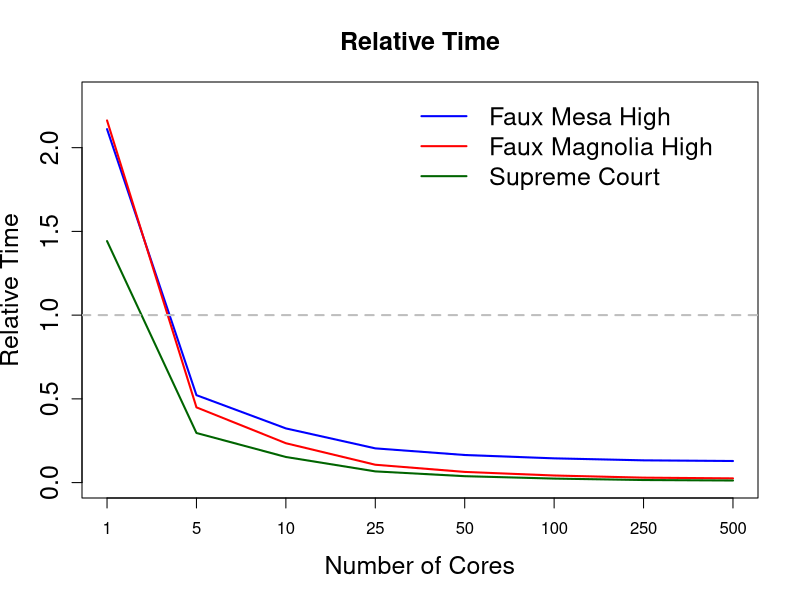
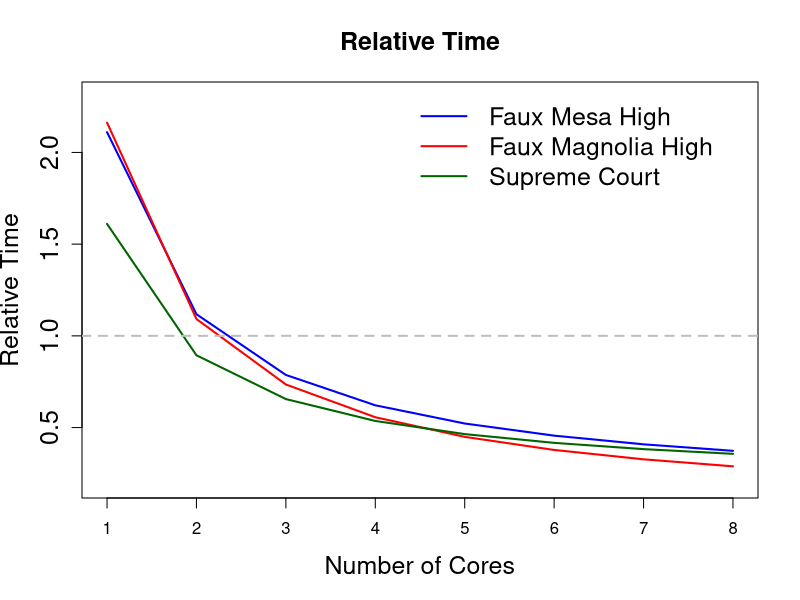

Source code (R) for these figures, in order:
# comparison plot MCMLE vs MPLE

# time in seconds

# mesa high

time.mple<- 0.05
time.mcmle<- 12.59
time.sim<- 1.573 # simulation time

# calculate bootMPLE time for 500 iterations and different number of cores (1, 5, 10, 25, 50, 100, 250, 500)

boot.mple.mesa<-c()
boot.mple.mesa[1]<- 500*time.mple/1 + time.sim
boot.mple.mesa[2]<- 500*time.mple/5 + time.sim
boot.mple.mesa[3]<- 500*time.mple/10 + time.sim
boot.mple.mesa[4]<- 500*time.mple/25 + time.sim
boot.mple.mesa[5]<- 500*time.mple/50 + time.sim
boot.mple.mesa[6]<- 500*time.mple/100 + time.sim
boot.mple.mesa[7]<- 500*time.mple/250 + time.sim
boot.mple.mesa[8]<- 500*time.mple/500 + time.sim

#relative time

rel.time.mesa<- boot.mple.mesa/time.mcmle

# magnolia high

time.mple<- 0.51
time.mcmle <- 119.07
time.sim<- 2.49 # simulation time

# calculate bootMPLE time for 500 iterations and different number of cores (1, 5, 10, 25, 50, 100, 250, 500)
boot.mple.magnolia<-c()
boot.mple.magnolia[1]<- 500*time.mple/1+ time.sim
boot.mple.magnolia[2]<- 500*time.mple/5+ time.sim
boot.mple.magnolia[3]<- 500*time.mple/10+ time.sim
boot.mple.magnolia[4]<- 500*time.mple/25+ time.sim
boot.mple.magnolia[5]<- 500*time.mple/50+ time.sim
boot.mple.magnolia[6]<- 500*time.mple/100+ time.sim
boot.mple.magnolia[7]<- 500*time.mple/250+ time.sim
boot.mple.magnolia[8]<- 500*time.mple/500+ time.sim

#relative time

rel.time.magnolia<- boot.mple.magnolia/time.mcmle


# relative time scnetwork

time.mple<- 3218
time.mcmle<- 1123200
time.sim <- 10800

# calculate bootMPLE time for 500 iterations and different number of cores (1, 5, 10, 25, 50, 100, 250, 500)
boot.mple.sc<-c()
boot.mple.sc[1]<- 500*time.mple/1 + time.sim
boot.mple.sc[2]<- 500*time.mple/5+ time.sim
boot.mple.sc[3]<- 500*time.mple/10+ time.sim
boot.mple.sc[4]<- 500*time.mple/25+ time.sim
boot.mple.sc[5]<- 500*time.mple/50+ time.sim
boot.mple.sc[6]<- 500*time.mple/100+ time.sim
boot.mple.sc[7]<- 500*time.mple/250+ time.sim
boot.mple.sc[8]<- 500*time.mple/500+ time.sim

#relative time

rel.time.sc<- boot.mple.sc/time.mcmle


# plot
plot(1:8, rel.time.mesa, main="Relative Time", xlab="Number of Cores", ylab="Relative Time", type="l", xaxt="n", 
     col="blue", lwd=2, cex.main=1.5, cex.axis=1.5, cex.lab=1.5, ylim=c(0,2.3))
axis(1, 1:8, label=c(1,5,10,25, 50,100,250,500))
lines(1:8, rel.time.magnolia, col="red", lwd=2)
lines(1:8, rel.time.sc, col="darkgreen", lwd=2)
abline(h=1,col="grey", lty=2, lwd=2)

legend("topright", inset=c(.05, .01), legend=c("Faux Mesa High","Faux Magnolia High", "Supreme Court"),lty = 1,lwd=2, col = c("blue", "red", "darkgreen"), cex=1.5, bty="n")


################################
## relative time less cores
#################################

# comparison plot MCMLE vs MPLE

# mesa high

time.mple<- 0.05
time.mcmle<- 12.59
time.sim<- 1.573 # simulation time

# calculate bootMPLE time for 500 iterations and different number of cores (1, 5, 10, 25, 50, 100, 250, 500)

boot.mple.mesa<-c()
boot.mple.mesa[1]<- 500*time.mple/1 + time.sim
boot.mple.mesa[2]<- 500*time.mple/2 + time.sim
boot.mple.mesa[3]<- 500*time.mple/3 + time.sim
boot.mple.mesa[4]<- 500*time.mple/4 + time.sim
boot.mple.mesa[5]<- 500*time.mple/5 + time.sim
boot.mple.mesa[6]<- 500*time.mple/6 + time.sim
boot.mple.mesa[7]<- 500*time.mple/7 + time.sim
boot.mple.mesa[8]<- 500*time.mple/8 + time.sim

#relative time

rel.time.mesa<- boot.mple.mesa/time.mcmle

# magnolia high

time.mple<- 0.51
time.mcmle <- 119.07
time.sim<- 2.49 # simulation time

# calculate bootMPLE time for 500 iterations and different number of cores (1, 5, 10, 25, 50, 100, 250, 500)
boot.mple.magnolia<-c()
boot.mple.magnolia[1]<- 500*time.mple/1+ time.sim
boot.mple.magnolia[2]<- 500*time.mple/2+ time.sim
boot.mple.magnolia[3]<- 500*time.mple/3+ time.sim
boot.mple.magnolia[4]<- 500*time.mple/4+ time.sim
boot.mple.magnolia[5]<- 500*time.mple/5+ time.sim
boot.mple.magnolia[6]<- 500*time.mple/6+ time.sim
boot.mple.magnolia[7]<- 500*time.mple/7+ time.sim
boot.mple.magnolia[8]<- 500*time.mple/8+ time.sim

#relative time

rel.time.magnolia<- boot.mple.magnolia/time.mcmle


# relative time scnetwork

time.mple<- 3218
time.mcmle<- 1123200
time.sim <- 199680

# calculate bootMPLE time for 500 iterations and different number of cores (1, 5, 10, 25, 50, 100, 250, 500)
boot.mple.sc<-c()
boot.mple.sc[1]<- 500*time.mple/1 + time.sim
boot.mple.sc[2]<- 500*time.mple/2+ time.sim
boot.mple.sc[3]<- 500*time.mple/3+ time.sim
boot.mple.sc[4]<- 500*time.mple/4+ time.sim
boot.mple.sc[5]<- 500*time.mple/5+ time.sim
boot.mple.sc[6]<- 500*time.mple/6+ time.sim
boot.mple.sc[7]<- 500*time.mple/7+ time.sim
boot.mple.sc[8]<- 500*time.mple/8+ time.sim

#relative time

rel.time.sc<- boot.mple.sc/time.mcmle


# plot
plot(1:8, rel.time.mesa, main="Relative Time", xlab="Number of Cores", ylab="Relative Time", type="l", xaxt="n", 
     col="blue", lwd=2, cex.main=1.5, cex.axis=1.5, cex.lab=1.5, ylim=c(0.2,2.3))
axis(1, 1:8, label=1:8)
lines(1:8, rel.time.magnolia, col="red", lwd=2)
lines(1:8, rel.time.sc, col="darkgreen", lwd=2)
abline(h=1,col="grey", lty=2, lwd=2)

legend("topright", inset=c(.05, .01), legend=c("Faux Mesa High","Faux Magnolia High", "Supreme Court"),lty = 1,lwd=2, col = c("blue", "red", "darkgreen"), cex=1.5, bty="n")
# 7x10 inches